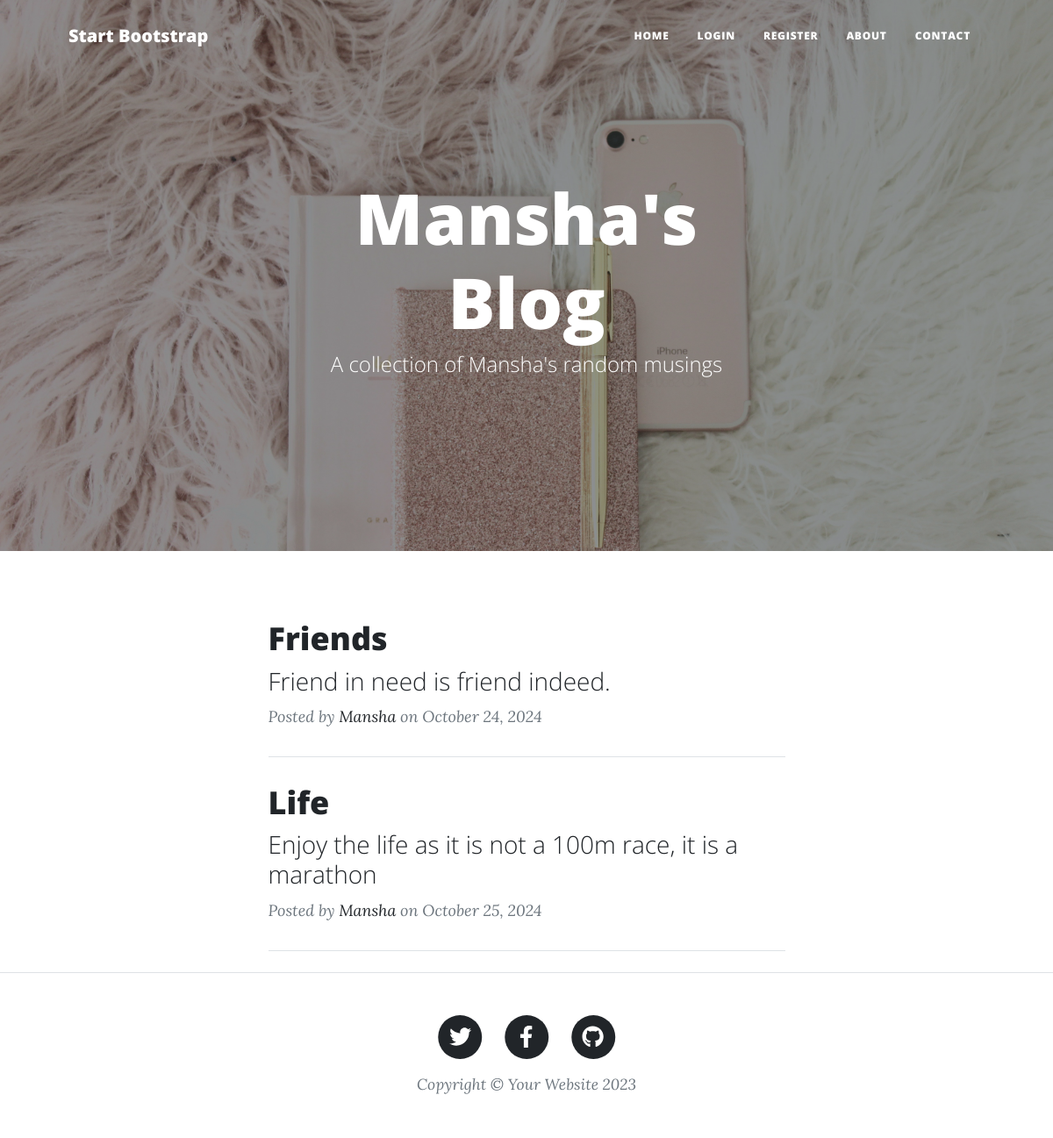
The page / on the database its author committed.
### main.py (models this page shows)
class BlogPost(db.Model):
    __tablename__ = "blog_posts"
    id: Mapped[int] = mapped_column(Integer, primary_key=True)
    author_id: Mapped[int] = mapped_column(Integer, db.ForeignKey("Users.id"))
    author = relationship("User", back_populates="posts")
    title: Mapped[str] = mapped_column(String(250), unique=True, nullable=False)
    subtitle: Mapped[str] = mapped_column(String(250), nullable=False)
    date: Mapped[str] = mapped_column(String(250), nullable=False)
    body: Mapped[str] = mapped_column(Text, nullable=False)
    img_url: Mapped[str] = mapped_column(String(250), nullable=False)
    comments = relationship("Comment", back_populates="parent_post")

class User(UserMixin, db.Model):
    __tablename__ = "Users"
    id: Mapped[int] = mapped_column(Integer, primary_key=True)
    email: Mapped[str] = mapped_column(String(100), unique=True)
    password: Mapped[str] = mapped_column(String(100))
    name: Mapped[str] = mapped_column(String(100))
    posts = relationship("BlogPost", back_populates="author")
    comments = relationship("Comment", back_populates="comment_author")

### main.py (the view)
@app.route('/')
def get_all_posts():
    posts = []
    result = db.session.execute(db.select(BlogPost))
    posts = result.scalars().all()
    return render_template("index.html", all_posts=posts, current_user=current_user)

### templates/index.html (shortened to what this page needs)
{% include "header.html" %}
<header
  class="masthead"
  style="background-image: url('../static/assets/img/home_image.jpg')"
>
  <div class="container position-relative px-4 px-lg-5">
    <div class="row gx-4 gx-lg-5 justify-content-center">
      <div class="col-md-10 col-lg-8 col-xl-7">
        <div class="site-heading">
          <h1>Mansha's Blog</h1>
          <span class="subheading">A collection of Mansha's random musings</span>
        </div>
      </div>
    </div>
  </div>
</header>
<div class="container px-4 px-lg-5">
  <div class="row gx-4 gx-lg-5 justify-content-center">
    <div class="col-md-10 col-lg-8 col-xl-7">
      {% for post in all_posts %}
      <div class="post-preview">
        <a href="{{ url_for('show_post', post_id=post.id) }}">
          <h2 class="post-title">{{ post.title }}</h2>
          <h3 class="post-subtitle">{{ post.subtitle }}</h3>
        </a>
        <p class="post-meta">
          Posted by
          <a href="#">{{post.author.name}}</a>
          on {{post.date}}
        </p>
      </div>
      <hr class="my-4" />
      {% endfor %}
    </div>
  </div>
</div>
{% include "footer.html" %}

### rows shown on the page
BlogPost: title "Friends", subtitle "Friend in need is friend indeed.", author.name "Mansha", date "October 24, 2024"
BlogPost: title "Life", subtitle "Enjoy the life as it is not a 100m race, it is a marathon", author.name "Mansha", date "October 25, 2024"
